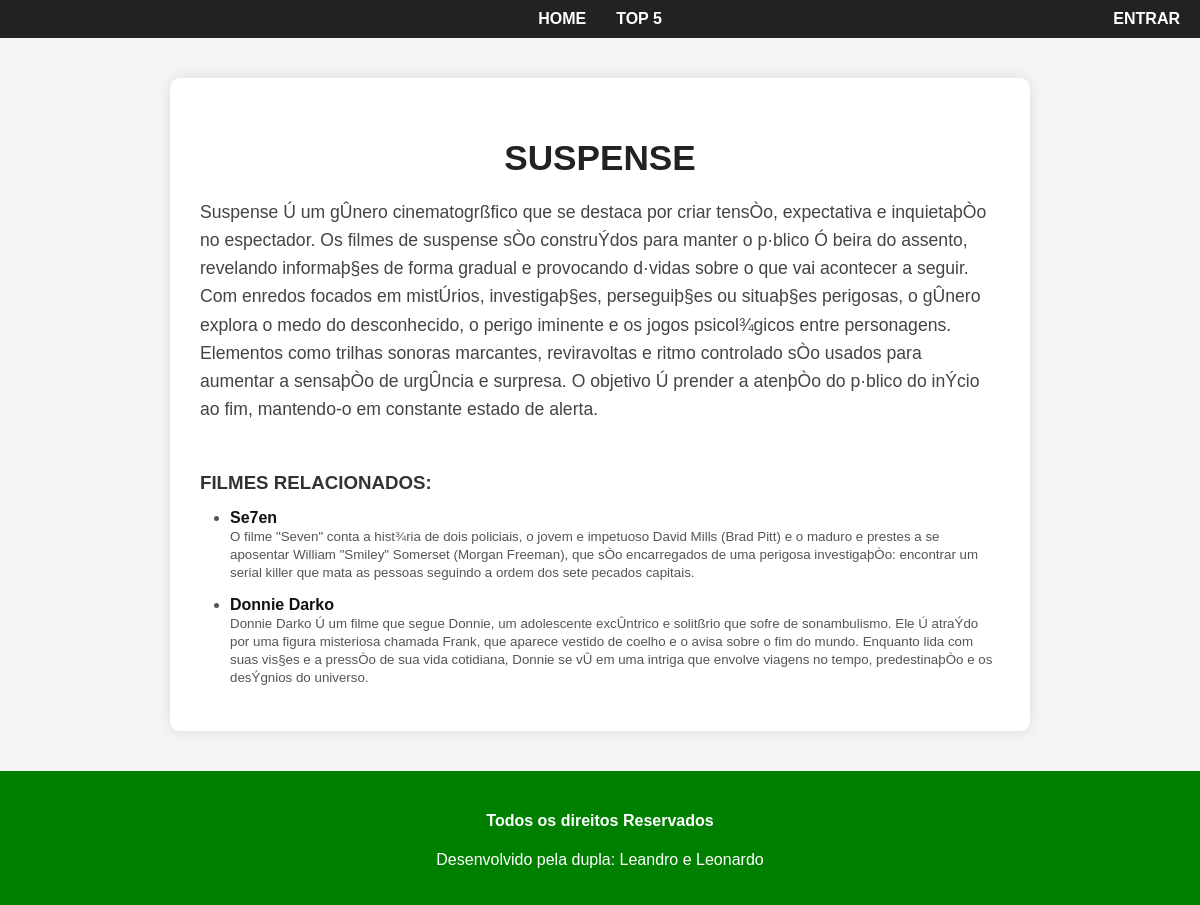
Page /genero/Suspense on the committed database.
### main/models.py (models this page shows, shortened)
class Genero(models.Model):
    nome = models.CharField(max_length=100)
    descricao = models.TextField()

class Filme(models.Model):
    titulo = models.CharField(max_length=100)
    capa = models.ImageField(upload_to='capa_filmes')
    sinopse = models.TextField()
    direcao = models.ManyToManyField(Pessoa, blank=True, related_name='direcao')
    elenco = models.ManyToManyField(Pessoa, blank=True, related_name='elenco')
    genero = models.ManyToManyField(Genero)

### main/views.py (the view)
# urls.py: path('genero/<str:nome>', views.genero, name='genero'),
def genero(request, nome):
    genero = get_object_or_404(Genero, nome=unquote(nome))
    return render(request, 'main/genero.html', {'genero': genero})

### main/templates/main/genero.html (shortened to what this page needs)
{% extends 'main/base.html' %}
{% block content %}
<div class="genero-container">
    <div class="genero-card">
        <div class="genero-info">
            <h1>{{ genero.nome }}</h1>
            <p>{{ genero.descricao }}</p>
            <h3>Filmes relacionados:</h3>
            <ul class="filmes-lista">
                {% for filme in genero.filme_set.all %}
                <li>
                    <strong>{{ filme.titulo }}</strong><br>
                    <small>{{ filme.sinopse }}</small>
                </li>
                {% empty %}
                <li>Nenhum filme cadastrado para este gênero.</li>
                {% endfor %}
            </ul>
        </div>
    </div>
</div>
{% endblock %}

### main/static/main/css/style.css (style rules this page uses)
body { font-family: Arial, sans-serif; margin: 0; padding: 0; background-color: #f5f5f5; }
h1 { text-align: center; margin: 30px 0; text-transform: uppercase; color: #333; }
.genero-container { display: flex; justify-content: center; padding: 40px 20px; background-color: #f5f5f5; min-height: 70vh; }
.genero-card { display: flex; flex-direction: column; align-items: center; background-color: white; border-radius: 10px; box-shadow: 0 0 15px rgba(0,0,0,0.1); max-width: 800px; padding: 30px; text-align: center; }
.genero-info h1 { margin-bottom: 20px; color: #222; text-transform: uppercase; font-size: 2.2rem; }
.genero-info p { font-size: 1.1rem; color: #444; line-height: 1.6; max-width: 600px; margin: 0 auto 30px auto; }
.genero-info h3 { color: #333; margin-bottom: 15px; text-transform: uppercase; }
.filmes-lista { list-style-type: disc; padding-left: 20px; text-align: left; max-width: 600px; margin: 0 auto; }
.filmes-lista li { margin-bottom: 15px; font-size: 1rem; color: #555; }
.filmes-lista li strong { color: #111; font-weight: bold; }
@media (min-width: 768px) { .genero-card { flex-direction: row; text-align: left; gap: 40px; } }
@media (min-width: 768px) { .genero-info { flex: 1; display: flex; flex-direction: column; justify-content: center; } }
@media (min-width: 768px) { .genero-info p { max-width: 100%; margin: 0 0 30px 0; } }
@media (min-width: 768px) { .filmes-lista { max-width: 100%; padding-left: 30px; } }

### rows in the picture
Genero: nome "SUSPENSE", descricao "Suspense Ú um gÛnero cinematogrßfico que se destaca por criar tensÒo, expectativa e inquietaþÒo no espectador. Os filmes de suspense sÒo construÝdos para manter o p·blico Ó beira do assento, revelando informaþ§es de forma gradual e provocando d·vidas sobre o que vai acontecer a seguir. Com enredos focados em mistÚrios, investigaþ§es, perseguiþ§es ou situaþ§es perigosas, o gÛnero explora o medo do desconhecido, o perigo iminente e os jogos psicol¾gicos entre personagens. Elementos como trilhas sonoras marcantes, reviravoltas e ritmo controlado sÒo usados para aumentar a sensaþÒo de urgÛncia e surpresa. O objetivo Ú prender a atenþÒo do p·blico do inÝcio ao fim, mantendo-o em constante estado…"
Filme: titulo "Se7en", sinopse "O filme \"Seven\" conta a hist¾ria de dois policiais, o jovem e impetuoso David Mills (Brad Pitt) e o maduro e prestes a se aposentar William \"Smiley\" Somerset (Morgan Freeman), que sÒo encarregados de uma perigosa investigaþÒo: encontrar um serial killer que mata as pessoas seguindo a ordem dos sete pecados capitais."
Filme: titulo "Donnie Darko", sinopse "Donnie Darko Ú um filme que segue Donnie, um adolescente excÛntrico e solitßrio que sofre de sonambulismo. Ele Ú atraÝdo por uma figura misteriosa chamada Frank, que aparece vestido de coelho e o avisa sobre o fim do mundo. Enquanto lida com suas vis§es e a pressÒo de sua vida cotidiana, Donnie se vÛ em uma intriga que envolve viagens no tempo, predestinaþÒo e os desÝgnios do universo."
